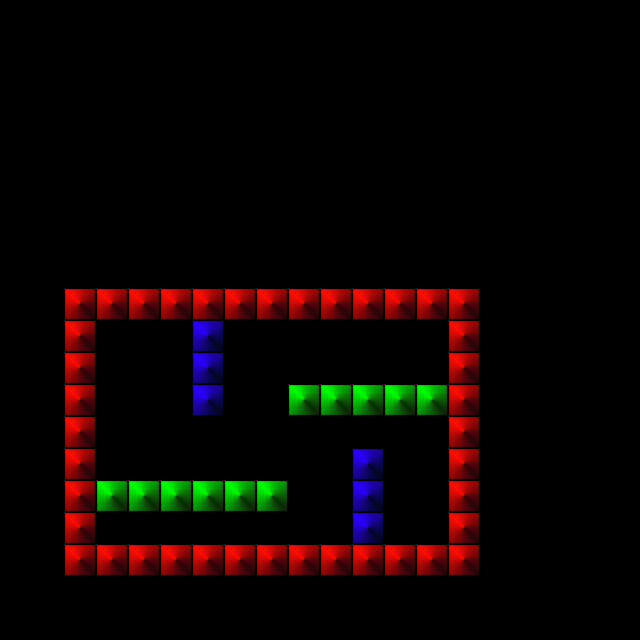

Tiled map render using the project's own tile images. Description and the whole map definition, tile-layer contents included, below:
An orthogonal 20x20 tile map with 32x32 px tiles, 3 tile layers (Third layer, Second layer, First layer) and 3 objects.

<map version="1.10" tiledversion="1.10.2" orientation="orthogonal" renderorder="right-down" width="20" height="20" tilewidth="32" tileheight="32" infinite="0" nextlayerid="6" nextobjectid="9">
 <tileset firstgid="1" source="Tileset1.tsx" />
 <objectgroup id="4" name="Colliders">
  <object id="4" x="256.682" y="357.308" width="86.1292" height="86.1292">
   <ellipse />
  </object>
  <object id="5" x="120.24" y="364.131" width="43.491" height="45.1965" />
  <object id="7" x="120.24" y="-57.988" width="0.852765" />
 </objectgroup>
 <layer id="5" name="Third layer" width="20" height="20">
  <data encoding="csv">
0,0,0,0,0,0,0,0,0,0,0,0,0,0,0,0,0,0,0,0,
0,0,0,0,0,0,0,0,0,0,0,0,0,0,0,0,0,0,0,0,
0,0,0,0,0,0,0,0,0,0,0,0,0,0,0,0,0,0,0,0,
0,0,0,0,0,0,0,0,0,0,0,0,0,0,0,0,0,0,0,0,
0,0,0,0,0,0,0,0,0,0,0,0,0,0,0,0,0,0,0,0,
0,0,0,0,0,0,0,0,0,0,0,0,0,0,0,0,0,0,0,0,
0,0,0,0,0,0,0,0,0,0,0,0,0,0,0,0,0,0,0,0,
0,0,0,0,0,0,0,0,0,0,0,0,0,0,0,0,0,0,0,0,
0,0,0,0,0,0,0,0,0,0,0,0,0,0,0,0,0,0,0,0,
0,0,0,0,0,0,0,0,0,0,0,0,0,0,0,0,0,0,0,0,
0,0,0,0,0,0,2,0,0,0,0,0,0,0,0,0,0,0,0,0,
0,0,0,0,0,0,2,0,0,0,0,0,0,0,0,0,0,0,0,0,
0,0,0,0,0,0,2,0,0,0,0,0,0,0,0,0,0,0,0,0,
0,0,0,0,0,0,0,0,0,0,0,0,0,0,0,0,0,0,0,0,
0,0,0,0,0,0,0,0,0,0,0,2,0,0,0,0,0,0,0,0,
0,0,0,0,0,0,0,0,0,0,0,2,0,0,0,0,0,0,0,0,
0,0,0,0,0,0,0,0,0,0,0,2,0,0,0,0,0,0,0,0,
0,0,0,0,0,0,0,0,0,0,0,0,0,0,0,0,0,0,0,0,
0,0,0,0,0,0,0,0,0,0,0,0,0,0,0,0,0,0,0,0,
0,0,0,0,0,0,0,0,0,0,0,0,0,0,0,0,0,0,0,0
</data>
 </layer>
 <layer id="3" name="Second layer" width="20" height="20">
  <data encoding="csv">
0,0,0,0,0,0,0,0,0,0,0,0,0,0,0,0,0,0,0,0,
0,0,0,0,0,0,0,0,0,0,0,0,0,0,0,0,0,0,0,0,
0,0,0,0,0,0,0,0,0,0,0,0,0,0,0,0,0,0,0,0,
0,0,0,0,0,0,0,0,0,0,0,0,0,0,0,0,0,0,0,0,
0,0,0,0,0,0,0,0,0,0,0,0,0,0,0,0,0,0,0,0,
0,0,0,0,0,0,0,0,0,0,0,0,0,0,0,0,0,0,0,0,
0,0,0,0,0,0,0,0,0,0,0,0,0,0,0,0,0,0,0,0,
0,0,0,0,0,0,0,0,0,0,0,0,0,0,0,0,0,0,0,0,
0,0,0,0,0,0,0,0,0,0,0,0,0,0,0,0,0,0,0,0,
0,0,0,0,0,0,0,0,0,0,0,0,0,0,0,0,0,0,0,0,
0,0,0,0,0,0,0,0,0,0,0,0,0,0,0,0,0,0,0,0,
0,0,0,0,0,0,0,0,0,0,0,0,0,0,0,0,0,0,0,0,
0,0,0,0,0,0,0,0,0,6,6,6,6,6,0,0,0,0,0,0,
0,0,0,0,0,0,0,0,0,0,0,0,0,0,0,0,0,0,0,0,
0,0,0,0,0,0,0,0,0,0,0,0,0,0,0,0,0,0,0,0,
0,0,0,6,6,6,6,6,6,0,0,0,0,0,0,0,0,0,0,0,
0,0,0,0,0,0,0,0,0,0,0,0,0,0,0,0,0,0,0,0,
0,0,0,0,0,0,0,0,0,0,0,0,0,0,0,0,0,0,0,0,
0,0,0,0,0,0,0,0,0,0,0,0,0,0,0,0,0,0,0,0,
0,0,0,0,0,0,0,0,0,0,0,0,0,0,0,0,0,0,0,0
</data>
 </layer>
 <layer id="1" name="First layer" width="20" height="20">
  <data encoding="csv">
0,0,0,0,0,0,0,0,0,0,0,0,0,0,0,0,0,0,0,0,
0,0,0,0,0,0,0,0,0,0,0,0,0,0,0,0,0,0,0,0,
0,0,0,0,0,0,0,0,0,0,0,0,0,0,0,0,0,0,0,0,
0,0,0,0,0,0,0,0,0,0,0,0,0,0,0,0,0,0,0,0,
0,0,0,0,0,0,0,0,0,0,0,0,0,0,0,0,0,0,0,0,
0,0,0,0,0,0,0,0,0,0,0,0,0,0,0,0,0,0,0,0,
0,0,0,0,0,0,0,0,0,0,0,0,0,0,0,0,0,0,0,0,
0,0,0,0,0,0,0,0,0,0,0,0,0,0,0,0,0,0,0,0,
0,0,0,0,0,0,0,0,0,0,0,0,0,0,0,0,0,0,0,0,
0,0,4,4,4,4,4,4,4,4,4,4,4,4,4,0,0,0,0,0,
0,0,4,0,0,0,0,0,0,0,0,0,0,0,4,0,0,0,0,0,
0,0,4,0,0,0,0,0,0,0,0,0,0,0,4,0,0,0,0,0,
0,0,4,0,0,0,0,0,0,0,0,0,0,0,4,0,0,0,0,0,
0,0,4,0,0,0,0,0,0,0,0,0,0,0,4,0,0,0,0,0,
0,0,4,0,0,0,0,0,0,0,0,0,0,0,4,0,0,0,0,0,
0,0,4,0,0,0,0,0,0,0,0,0,0,0,4,0,0,0,0,0,
0,0,4,0,0,0,0,0,0,0,0,0,0,0,4,0,0,0,0,0,
0,0,4,4,4,4,4,4,4,4,4,4,4,4,4,0,0,0,0,0,
0,0,0,0,0,0,0,0,0,0,0,0,0,0,0,0,0,0,0,0,
0,0,0,0,0,0,0,0,0,0,0,0,0,0,0,0,0,0,0,0
</data>
 </layer>
</map>
